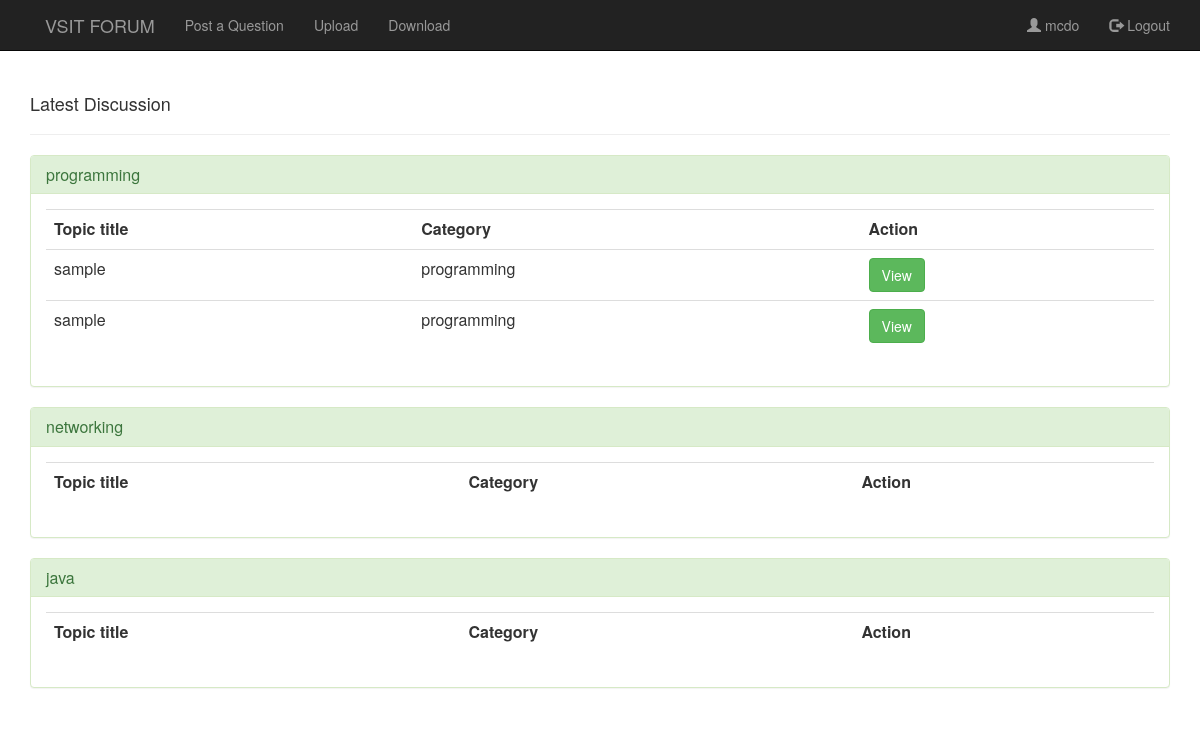
The page /pages/home.php (signed in) on the database its author committed.
### tables this page shows
CREATE TABLE IF NOT EXISTS `category` (
`cat_id` int(12) NOT NULL,
  `category` varchar(200) DEFAULT NULL
);

CREATE TABLE IF NOT EXISTS `tblpost` (
`post_Id` int(11) NOT NULL,
  `title` varchar(255) DEFAULT NULL,
  `content` text,
  `datetime` datetime DEFAULT NULL,
  `cat_id` int(12) DEFAULT NULL,
  `user_Id` int(12) DEFAULT NULL
);

### pages/home.php (the view, shortened to what this page needs)
<?php
$username=$_SESSION['username'];
?>
<html>
<head>
	<link rel="stylesheet" type="text/css" href="../css/global.css">
	<link rel="stylesheet" type="text/css" href="../css/bootstrap.css">
	<link rel="stylesheet" type="text/css" href="../css/bootstrap.min.css">
    <link href="//netdna.bootstrapcdn.com/font-awesome/4.0.3/css/font-awesome.css" rel="stylesheet">
</head>
<body>
    <nav class="navbar navbar-inverse navbar-fixed-top">
        <div class="container">
            <div class="navbar-header page-scroll">
                <a class="navbar-brand page-scroll" href="home.php"></a>
            </div>
            <div class="navbar-header">
                <a class="navbar-brand" href="home.php">VSIT FORUM</a>
            </div>
            <div class="collapse navbar-collapse">
                <ul class="nav navbar-nav navbar-left">
                    <li><a href="#quest"> Post a Question</a></li>
                </ul>
                <ul class="nav navbar-nav navbar-left">
                    <li><a href="upload.php"> Upload</a></li>
                </ul>
                <ul class="nav navbar-nav navbar-left">
                    <li><a href="download.php"> Download</a></li>
                </ul>
					 <ul class="nav navbar-nav navbar-right">
                         <li><a href="#" ><span class="glyphicon glyphicon-user"></span> <?php echo $username;?></a></li>
                        <li ><a href="logout.php"><span class="glyphicon glyphicon-log-out"></span> Logout</a></li>
                </ul>
            </div>
        </div>
    </nav>
    <div class="container" style="margin:7% auto;">
    	<h4>Latest Discussion</h4>
    	<hr>
        <?php  include "../functions/db.php";
        $sel = mysql_query("SELECT * from category");
        while($row=mysql_fetch_assoc($sel)){
            extract($row);
           echo '<div class="panel panel-success">
                    <div class="panel-heading">
                    <h3 class="panel-title">'.$category.'</h3>
                    </div>
                    <div class="panel-body">
                    <table class="table table-stripped">
                    <tr>
                    <th>Topic title</th>
                    <th>Category</th>
                    <th>Action</th>
                    </tr>';
                    $sel1 = mysql_query("SELECT * from tblpost where cat_id='$cat_id' ");
                    while($row1=mysql_fetch_assoc($sel1)){
                        extract($row1);
                        echo '<tr>';
                        echo '<td>'.$title.'</td>';
                        echo '<td>'.$category.'</td>';
                        echo '<td><a href="content.php?post_id='.$post_Id.'"><button class="btn btn-success">View</button></td>';
                        echo '</tr>';
                    }
                echo '</table>
                    </div>
                </div>';
        }
        ?>
</body>
</html>

### css/global.css (style rules this page uses)
body { background-color: #eee; }

### rows shown on the page
category: category "programming"
tblpost: title "sample", cat.category "programming"
tblpost: title "sample", cat.category "programming"
category: category "networking"
category: category "java"

### other values the page prints
$username "mcdo"
